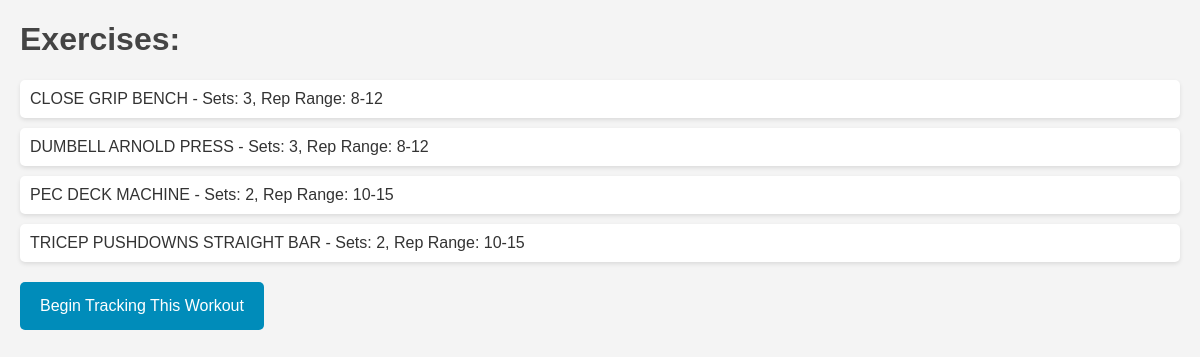
The app's page /my_workouts/1 with its own data.
### tables this page shows
CREATE TABLE workout_exercises (
            id INTEGER PRIMARY KEY AUTOINCREMENT,
            workout_id INTEGER NOT NULL,
            exercise_name TEXT NOT NULL,
            sets INTEGER,  -- Assuming you want to store the total number of sets here
            rep_range TEXT,  -- Storing rep range as TEXT, e.g., "8-12", or you could split it into min_reps and max_reps if needed
            FOREIGN KEY(workout_id) REFERENCES predefined_workouts(id)
        );

### flask_fitness_app.py (the view)
@app.route('/my_workouts/<int:workout_id>')  # Use an integer converter for workout_id
def exercise_choice(workout_id):
    print('This is the first workout id', workout_id)
    with sqlite3.connect(user.db_path) as conn:
        cursor = conn.cursor()
        cursor.execute('''SELECT exercise_name, sets, rep_range
                          FROM workout_exercises
                          WHERE workout_id = ?
                       ''', (workout_id,))
        exercises = cursor.fetchall()
    return render_template('selected_workout.html', workout_id=workout_id, exercises=exercises)

### templates/selected_workout.html (shortened to what this page needs)
<!DOCTYPE html>
<html lang="en">
<head>
</head>
<body>
    <h1>Exercises:</h1>
    <ul>
        {% for exercise in exercises %}
            <li>{{ exercise[0] }} - Sets: {{ exercise[1] }}, Rep Range: {{ exercise[2] }}</li>
        {% endfor %}
    </ul>
    <form action="/start_tracking" method="post">
        <button type="submit">Begin Tracking This Workout</button>
    </form>
</body>
</html>

### templates/selected_workout.html (style rules this page uses)
body { font-family: Arial, sans-serif; margin: 20px; background-color: #f4f4f4; color: #333; }
h1, h2 { color: #444; }
ul { list-style-type: none; padding: 0; }
li { margin: 10px 0; padding: 10px; background-color: #fff; border-radius: 5px; box-shadow: 0 2px 4px rgba(0,0,0,0.1); }
form { margin-top: 20px; }
button { background-color: #008CBA; color: white; padding: 15px 20px; border: none; border-radius: 5px; cursor: pointer; font-size: 16px; }

### records on screen
workout_exercises: exercise_name "CLOSE GRIP BENCH", sets "3", rep_range "8-12"
workout_exercises: exercise_name "DUMBELL ARNOLD PRESS", sets "3", rep_range "8-12"
workout_exercises: exercise_name "PEC DECK MACHINE", sets "2", rep_range "10-15"
workout_exercises: exercise_name "TRICEP PUSHDOWNS STRAIGHT BAR", sets "2", rep_range "10-15"
